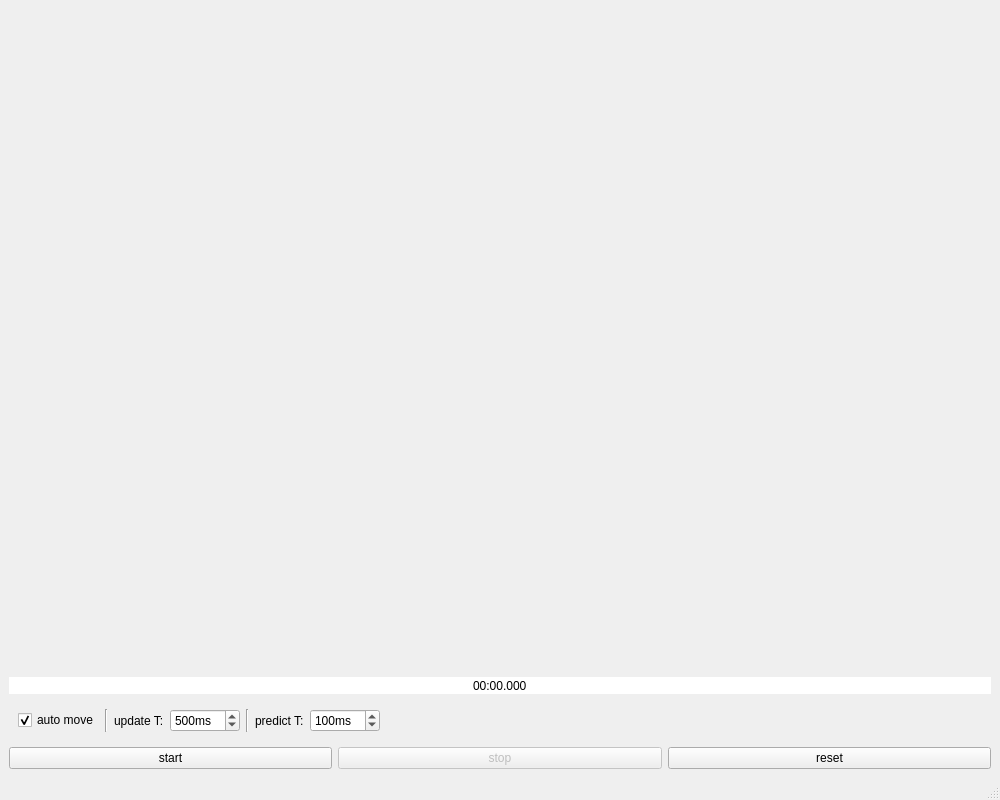
<?xml version="1.0" encoding="UTF-8"?>
<ui version="4.0">
 <class>MainWindow</class>
 <widget class="QMainWindow" name="MainWindow">
  <property name="geometry">
   <rect>
    <x>0</x>
    <y>0</y>
    <width>1000</width>
    <height>800</height>
   </rect>
  </property>
  <property name="windowTitle">
   <string>MainWindow</string>
  </property>
  <widget class="QWidget" name="centralwidget">
   <layout class="QVBoxLayout" name="verticalLayout">
    <item>
     <widget class="PointTableWidget" name="point_table" native="true">
      <property name="sizePolicy">
       <sizepolicy hsizetype="Preferred" vsizetype="Preferred">
        <horstretch>0</horstretch>
        <verstretch>1</verstretch>
       </sizepolicy>
      </property>
     </widget>
    </item>
    <item>
     <widget class="QTimeEdit" name="time_edit">
      <property name="frame">
       <bool>false</bool>
      </property>
      <property name="alignment">
       <set>Qt::AlignCenter</set>
      </property>
      <property name="readOnly">
       <bool>true</bool>
      </property>
      <property name="buttonSymbols">
       <enum>QAbstractSpinBox::NoButtons</enum>
      </property>
      <property name="displayFormat">
       <string>mm:ss.zzz</string>
      </property>
     </widget>
    </item>
    <item>
     <widget class="QWidget" name="variable_container" native="true">
      <layout class="QHBoxLayout" name="horizontalLayout_3">
       <item>
        <widget class="QCheckBox" name="auto_move_check_box">
         <property name="text">
          <string>auto move</string>
         </property>
         <property name="checked">
          <bool>true</bool>
         </property>
        </widget>
       </item>
       <item>
        <widget class="Line" name="line">
         <property name="orientation">
          <enum>Qt::Vertical</enum>
         </property>
        </widget>
       </item>
       <item>
        <widget class="QLabel" name="label">
         <property name="text">
          <string>update T:</string>
         </property>
        </widget>
       </item>
       <item>
        <widget class="QSpinBox" name="update_t_spin_box">
         <property name="suffix">
          <string>ms</string>
         </property>
         <property name="maximum">
          <number>5000</number>
         </property>
         <property name="singleStep">
          <number>10</number>
         </property>
         <property name="value">
          <number>500</number>
         </property>
        </widget>
       </item>
       <item>
        <widget class="Line" name="line_2">
         <property name="orientation">
          <enum>Qt::Vertical</enum>
         </property>
        </widget>
       </item>
       <item>
        <widget class="QLabel" name="label_2">
         <property name="text">
          <string>predict T:</string>
         </property>
        </widget>
       </item>
       <item>
        <widget class="QSpinBox" name="predict_t_spin_box">
         <property name="suffix">
          <string>ms</string>
         </property>
         <property name="maximum">
          <number>5000</number>
         </property>
         <property name="singleStep">
          <number>10</number>
         </property>
         <property name="value">
          <number>100</number>
         </property>
        </widget>
       </item>
       <item>
        <spacer name="horizontalSpacer">
         <property name="orientation">
          <enum>Qt::Horizontal</enum>
         </property>
         <property name="sizeHint" stdset="0">
          <size>
           <width>40</width>
           <height>20</height>
          </size>
         </property>
        </spacer>
       </item>
      </layout>
     </widget>
    </item>
    <item>
     <layout class="QHBoxLayout" name="horizontalLayout_2">
      <item>
       <widget class="QPushButton" name="start_button">
        <property name="text">
         <string>start</string>
        </property>
       </widget>
      </item>
      <item>
       <widget class="QPushButton" name="stop_button">
        <property name="enabled">
         <bool>false</bool>
        </property>
        <property name="text">
         <string>stop</string>
        </property>
       </widget>
      </item>
      <item>
       <widget class="QPushButton" name="reset_button">
        <property name="enabled">
         <bool>true</bool>
        </property>
        <property name="text">
         <string>reset</string>
        </property>
       </widget>
      </item>
     </layout>
    </item>
   </layout>
  </widget>
  <widget class="QMenuBar" name="menubar">
   <property name="geometry">
    <rect>
     <x>0</x>
     <y>0</y>
     <width>933</width>
     <height>28</height>
    </rect>
   </property>
  </widget>
  <widget class="QStatusBar" name="statusbar"/>
  <action name="replay_action">
   <property name="text">
    <string>replay</string>
   </property>
  </action>
  <action name="save_action">
   <property name="text">
    <string>save</string>
   </property>
  </action>
 </widget>
 <customwidgets>
  <customwidget>
   <class>PointTableWidget</class>
   <extends>QWidget</extends>
   <header location="global">QWidget</header>
   <container>1</container>
  </customwidget>
 </customwidgets>
 <tabstops>
  <tabstop>start_button</tabstop>
  <tabstop>stop_button</tabstop>
  <tabstop>reset_button</tabstop>
  <tabstop>auto_move_check_box</tabstop>
  <tabstop>update_t_spin_box</tabstop>
  <tabstop>predict_t_spin_box</tabstop>
  <tabstop>time_edit</tabstop>
 </tabstops>
 <resources/>
 <connections/>
</ui>
